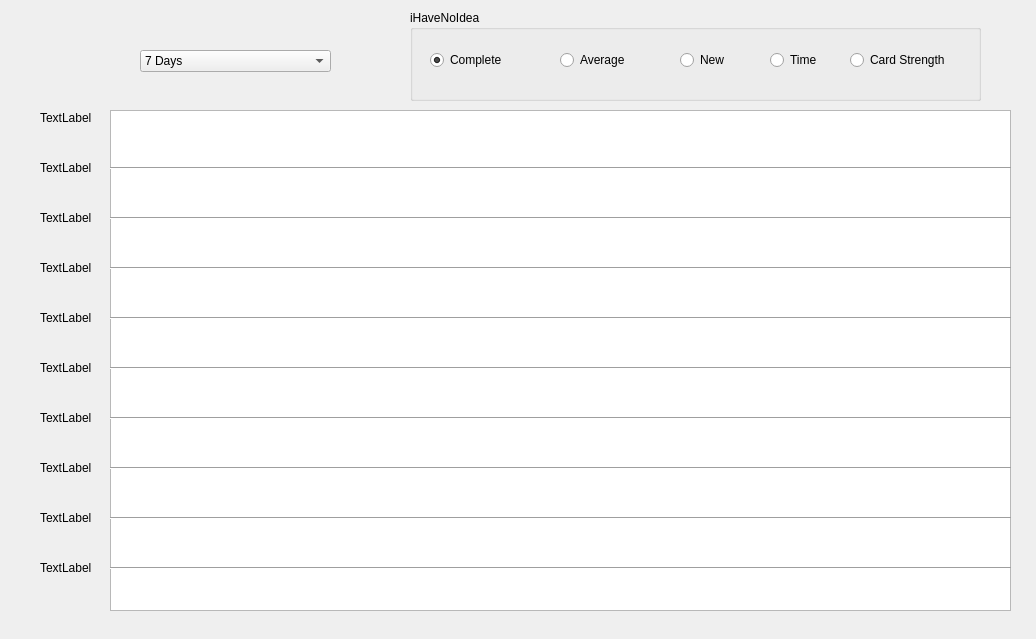
<?xml version="1.0" encoding="UTF-8"?>
<ui version="4.0">
 <class>Graph</class>
 <widget class="QDialog" name="Graph">
  <property name="geometry">
   <rect>
    <x>0</x>
    <y>0</y>
    <width>1036</width>
    <height>639</height>
   </rect>
  </property>
  <property name="windowTitle">
   <string>Dialog</string>
  </property>
  <widget class="QComboBox" name="graphTimeSelecter">
   <property name="geometry">
    <rect>
     <x>140</x>
     <y>50</y>
     <width>191</width>
     <height>22</height>
    </rect>
   </property>
   <item>
    <property name="text">
     <string>7 Days</string>
    </property>
   </item>
   <item>
    <property name="text">
     <string>30 Days</string>
    </property>
   </item>
   <item>
    <property name="text">
     <string>90 Days</string>
    </property>
   </item>
  </widget>
  <widget class="QGraphicsView" name="graphView">
   <property name="geometry">
    <rect>
     <x>110</x>
     <y>110</y>
     <width>901</width>
     <height>501</height>
    </rect>
   </property>
   <property name="verticalScrollBarPolicy">
    <enum>Qt::ScrollBarAlwaysOff</enum>
   </property>
   <property name="horizontalScrollBarPolicy">
    <enum>Qt::ScrollBarAlwaysOff</enum>
   </property>
  </widget>
  <widget class="QLabel" name="g1">
   <property name="geometry">
    <rect>
     <x>40</x>
     <y>560</y>
     <width>55</width>
     <height>16</height>
    </rect>
   </property>
   <property name="text">
    <string>TextLabel</string>
   </property>
  </widget>
  <widget class="QLabel" name="g2">
   <property name="geometry">
    <rect>
     <x>40</x>
     <y>510</y>
     <width>55</width>
     <height>16</height>
    </rect>
   </property>
   <property name="text">
    <string>TextLabel</string>
   </property>
  </widget>
  <widget class="QLabel" name="g3">
   <property name="geometry">
    <rect>
     <x>40</x>
     <y>460</y>
     <width>55</width>
     <height>16</height>
    </rect>
   </property>
   <property name="text">
    <string>TextLabel</string>
   </property>
  </widget>
  <widget class="QLabel" name="g4">
   <property name="geometry">
    <rect>
     <x>40</x>
     <y>410</y>
     <width>55</width>
     <height>16</height>
    </rect>
   </property>
   <property name="text">
    <string>TextLabel</string>
   </property>
  </widget>
  <widget class="QLabel" name="g5">
   <property name="geometry">
    <rect>
     <x>40</x>
     <y>360</y>
     <width>55</width>
     <height>16</height>
    </rect>
   </property>
   <property name="text">
    <string>TextLabel</string>
   </property>
  </widget>
  <widget class="QLabel" name="g6">
   <property name="geometry">
    <rect>
     <x>40</x>
     <y>310</y>
     <width>55</width>
     <height>16</height>
    </rect>
   </property>
   <property name="text">
    <string>TextLabel</string>
   </property>
  </widget>
  <widget class="QLabel" name="g7">
   <property name="geometry">
    <rect>
     <x>40</x>
     <y>260</y>
     <width>55</width>
     <height>16</height>
    </rect>
   </property>
   <property name="text">
    <string>TextLabel</string>
   </property>
  </widget>
  <widget class="QLabel" name="g9">
   <property name="geometry">
    <rect>
     <x>40</x>
     <y>160</y>
     <width>55</width>
     <height>16</height>
    </rect>
   </property>
   <property name="text">
    <string>TextLabel</string>
   </property>
  </widget>
  <widget class="QLabel" name="g10">
   <property name="geometry">
    <rect>
     <x>40</x>
     <y>110</y>
     <width>55</width>
     <height>16</height>
    </rect>
   </property>
   <property name="text">
    <string>TextLabel</string>
   </property>
  </widget>
  <widget class="QLabel" name="g8">
   <property name="geometry">
    <rect>
     <x>40</x>
     <y>210</y>
     <width>55</width>
     <height>16</height>
    </rect>
   </property>
   <property name="text">
    <string>TextLabel</string>
   </property>
  </widget>
  <widget class="Line" name="line">
   <property name="geometry">
    <rect>
     <x>110</x>
     <y>650</y>
     <width>118</width>
     <height>3</height>
    </rect>
   </property>
   <property name="orientation">
    <enum>Qt::Horizontal</enum>
   </property>
  </widget>
  <widget class="Line" name="line_2">
   <property name="geometry">
    <rect>
     <x>110</x>
     <y>560</y>
     <width>901</width>
     <height>16</height>
    </rect>
   </property>
   <property name="orientation">
    <enum>Qt::Horizontal</enum>
   </property>
  </widget>
  <widget class="Line" name="line_3">
   <property name="geometry">
    <rect>
     <x>110</x>
     <y>510</y>
     <width>901</width>
     <height>16</height>
    </rect>
   </property>
   <property name="orientation">
    <enum>Qt::Horizontal</enum>
   </property>
  </widget>
  <widget class="Line" name="line_4">
   <property name="geometry">
    <rect>
     <x>110</x>
     <y>460</y>
     <width>901</width>
     <height>16</height>
    </rect>
   </property>
   <property name="orientation">
    <enum>Qt::Horizontal</enum>
   </property>
  </widget>
  <widget class="Line" name="line_5">
   <property name="geometry">
    <rect>
     <x>110</x>
     <y>410</y>
     <width>901</width>
     <height>16</height>
    </rect>
   </property>
   <property name="orientation">
    <enum>Qt::Horizontal</enum>
   </property>
  </widget>
  <widget class="Line" name="line_6">
   <property name="geometry">
    <rect>
     <x>110</x>
     <y>360</y>
     <width>901</width>
     <height>16</height>
    </rect>
   </property>
   <property name="orientation">
    <enum>Qt::Horizontal</enum>
   </property>
  </widget>
  <widget class="Line" name="line_7">
   <property name="geometry">
    <rect>
     <x>110</x>
     <y>310</y>
     <width>901</width>
     <height>16</height>
    </rect>
   </property>
   <property name="orientation">
    <enum>Qt::Horizontal</enum>
   </property>
  </widget>
  <widget class="Line" name="line_8">
   <property name="geometry">
    <rect>
     <x>110</x>
     <y>260</y>
     <width>901</width>
     <height>16</height>
    </rect>
   </property>
   <property name="orientation">
    <enum>Qt::Horizontal</enum>
   </property>
  </widget>
  <widget class="Line" name="line_9">
   <property name="geometry">
    <rect>
     <x>110</x>
     <y>210</y>
     <width>901</width>
     <height>16</height>
    </rect>
   </property>
   <property name="orientation">
    <enum>Qt::Horizontal</enum>
   </property>
  </widget>
  <widget class="Line" name="line_10">
   <property name="geometry">
    <rect>
     <x>110</x>
     <y>160</y>
     <width>901</width>
     <height>16</height>
    </rect>
   </property>
   <property name="orientation">
    <enum>Qt::Horizontal</enum>
   </property>
  </widget>
  <widget class="QGroupBox" name="groupBox">
   <property name="geometry">
    <rect>
     <x>410</x>
     <y>10</y>
     <width>571</width>
     <height>91</height>
    </rect>
   </property>
   <property name="title">
    <string>iHaveNoIdea</string>
   </property>
   <widget class="QRadioButton" name="radioComplete">
    <property name="geometry">
     <rect>
      <x>20</x>
      <y>40</y>
      <width>95</width>
      <height>20</height>
     </rect>
    </property>
    <property name="text">
     <string>Complete</string>
    </property>
    <property name="checked">
     <bool>true</bool>
    </property>
   </widget>
   <widget class="QRadioButton" name="radioAverage">
    <property name="geometry">
     <rect>
      <x>150</x>
      <y>40</y>
      <width>95</width>
      <height>20</height>
     </rect>
    </property>
    <property name="text">
     <string>Average</string>
    </property>
   </widget>
   <widget class="QRadioButton" name="radioNew">
    <property name="geometry">
     <rect>
      <x>270</x>
      <y>40</y>
      <width>95</width>
      <height>20</height>
     </rect>
    </property>
    <property name="text">
     <string>New</string>
    </property>
   </widget>
   <widget class="QRadioButton" name="radioTimeSpent">
    <property name="geometry">
     <rect>
      <x>360</x>
      <y>40</y>
      <width>95</width>
      <height>20</height>
     </rect>
    </property>
    <property name="text">
     <string>Time</string>
    </property>
   </widget>
   <widget class="QRadioButton" name="radioCardStrength">
    <property name="geometry">
     <rect>
      <x>440</x>
      <y>40</y>
      <width>111</width>
      <height>20</height>
     </rect>
    </property>
    <property name="text">
     <string>Card Strength</string>
    </property>
   </widget>
  </widget>
 </widget>
 <resources/>
 <connections/>
</ui>
